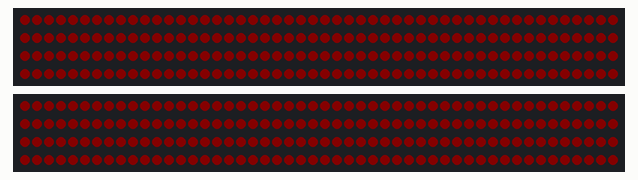
Bench run of a sketch on a simulated Arduino Mega 2560, built with avr-gcc and run on an emulated ATmega2560. On the bench: 2 × 200 RGB LEDs in strip order, left to right, continuing on the next row. Dim RGB values are drawn brighter than linear; colours are those a GRB WS2812 strip shows for the declared byte order.

Above: at 0.49 s.
At 10.0 s:
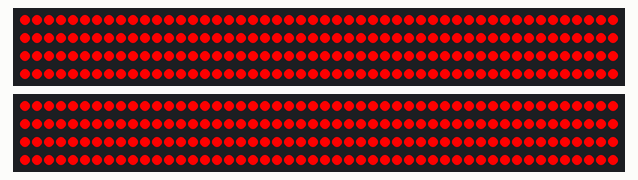

The sketch:

GenieLamp_LEDS.ino
```cpp
#include "FastLED.h"
//TODO - include a timer for async usage.
//changed#include "timer.h"
FASTLED_USING_NAMESPACE

// FastLED "100-lines-of-code" demo reel, showing just a few
// of the kinds of animation patterns you can quickly and easily
// compose using FastLED.
//
// This example also shows one easy way to define multiple
// animations patterns and have them automatically rotate.
//
// -Mark Kriegsman, December 2014

#if defined(FASTLED_VERSION) && (FASTLED_VERSION < 3001000)
#warning "Requires FastLED 3.1 or later; check github for latest code."
#endif

#define LEFT_PIN    22
#define RIGHT_PIN    21
#define LED_TYPE    WS2812
#define COLOR_ORDER RGB
#define LEFT_NUM_LEDS    200
#define RIGHT_NUM_LEDS    200
CRGB left[LEFT_NUM_LEDS];
CRGB right[RIGHT_NUM_LEDS];

#define BRIGHTNESS          50
#define FRAMES_PER_SECOND  120

int fadeAmount = 5;  // Set the amount to fade I usually do 5, 10, 15, 20, 25 etc even up to 255.
uint8_t brightness = 0;
uint8_t gHue = 0; // rotating "base color" used by many of the patterns
int timeTarget = 10000;
long timeCalled = 0;
long timeEnd = 0;
void setup() {

  // tell FastLED about the LED strip configuration
  FastLED.addLeds<LED_TYPE,LEFT_PIN,COLOR_ORDER>(left, LEFT_NUM_LEDS).setCorrection(TypicalLEDStrip);
  FastLED.addLeds<LED_TYPE,RIGHT_PIN,COLOR_ORDER>(right, RIGHT_NUM_LEDS).setCorrection(TypicalLEDStrip);
  //FastLED.addLeds<LED_TYPE,DATA_PIN,CLK_PIN,COLOR_ORDER>(leds, NUM_LEDS).setCorrection(TypicalLEDStrip);

  // set master brightness control
  FastLED.setBrightness(BRIGHTNESS);
  timeCalled = millis();
  timeEnd = timeCalled + timeTarget;
}
bool redFadeUp(){
  long brightCalc = constrain(map(millis(), timeCalled, timeEnd, 0, 255), 0, 255);
  for(int i = 0; i < LEFT_NUM_LEDS; i++ )
   {
   left[i].setRGB(0,255,0);  // setRGB functions works by setting
    right[i].setRGB(0,255,0);
  }
    FastLED.setBrightness(brightCalc);
    if (brightCalc == 255) {
      return true;
    } else {
       Serial.print(timeCalled);
    Serial.print("  ");
    Serial.print(timeEnd);
    Serial.print("  ");
    // left off here.
   // Serial.print(millis());
    Serial.print("  ");
    Serial.println(brightCalc);
    return false;
    }
}
void loop(){
//  EVERY_N_MILLISECONDS( 20 ) { leds[i].fadeLightBy(brightness); } // slowly cycle the "base color" through the rainbow
bool fadeDone;
  while (true) {
    fadeDone = redFadeUp();
    if (!fadeDone) {
      redFadeUp();
        FastLED.show();
  FastLED.delay(1000/FRAMES_PER_SECOND);
    } else {

    }
}
}
```
